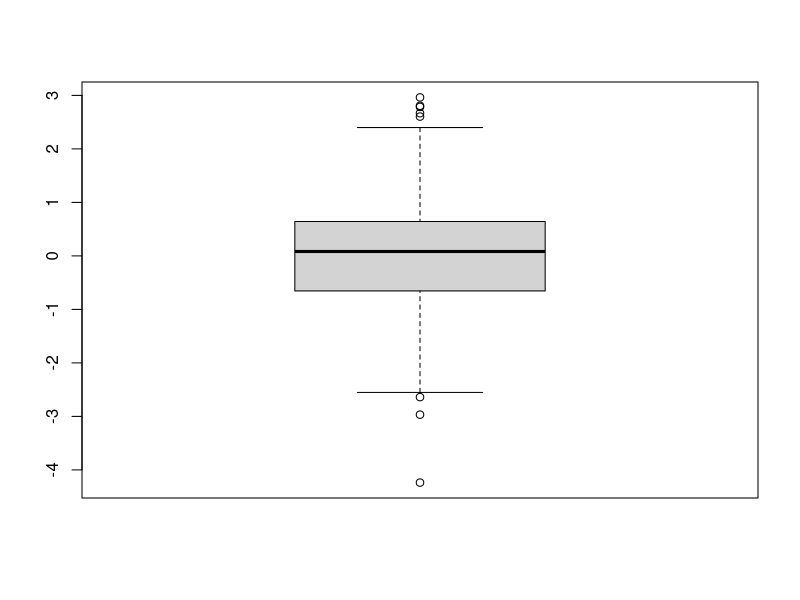
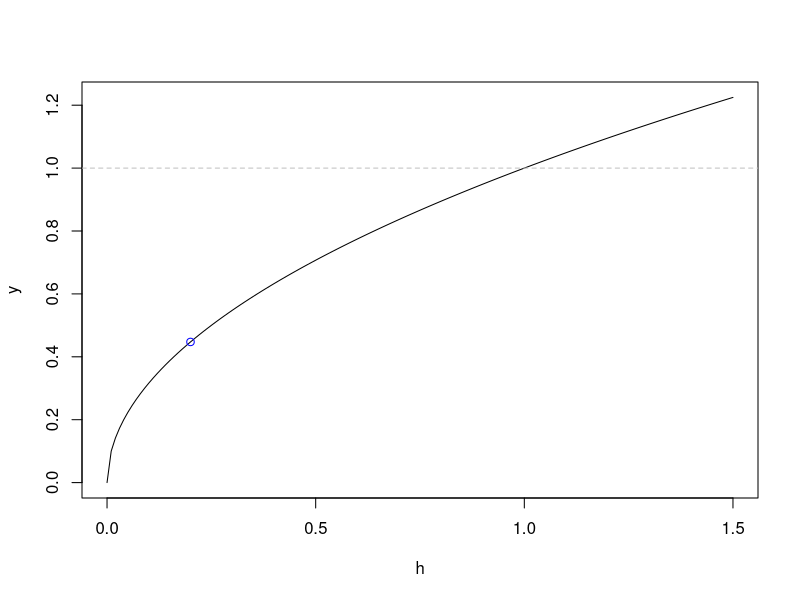

These charts were generated, in order, by the following R code:

X <- matrix(c(rep(1, 6), -4, -3, -2, -1, 0, 10), nrow = 6, byrow = F)
y <- c(2.48, 0.73, -0.04, -1.44, -1.32, 0)
H <- X %*% solve(t(X) %*% X) %*% t(X)

y - H %*% y
diag(H)[diag(H) > sum(diag(H)) / 6]


# mediation
library(VGAM)
n = 100
x <- rnorm(n)
m <- 0.14 * x + rlaplace(n)
y <- x + 0.14 * m + rlaplace(n)

Z <- matrix(c(rep(1, n), x, m), nrow = n, byrow = F)
Z_add <- rbind(Z, c(1, x[n], m[n]))

H <- Z %*% solve(t(Z) %*% Z) %*% t(Z)
H_tilda <- Z_add %*% solve(t(Z_add) %*% Z_add) %*% t(Z_add)


1 / tail(diag(H), 1) - 1 / tail(diag(H_tilda), 1)

tail(diag(H), 1) / (1 + tail(diag(H), 1))
tail(diag(H_tilda), 1)




rank(diag(H) * (1 - diag(H)))
rank(diag(H))
boxplot(y - H %*% y)


x <- seq(0, 1.5, 0.01)
y <- sqrt(x)
plot(x, y, type = "l", xlab = "h")
abline(h = 1, col = "gray", lty = "dashed")
points(x = .2, y = sqrt(.2), col = "blue")
